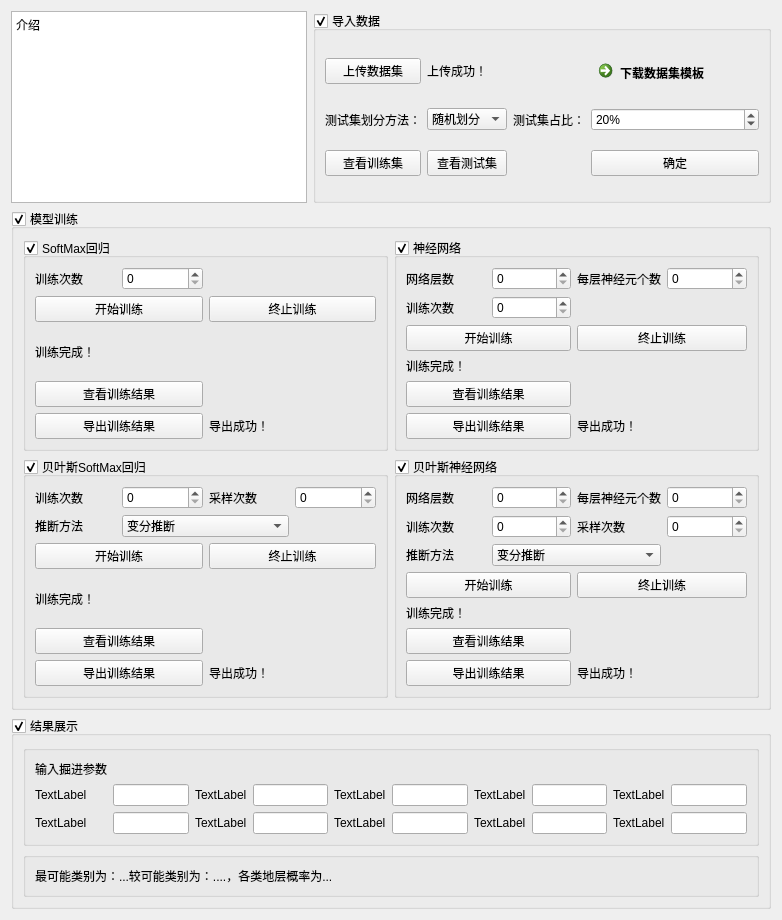
         <widget class="QWidget" name="scrollAreaWidgetContents">
          <property name="geometry">
           <rect>
            <x>0</x>
            <y>0</y>
            <width>782</width>
            <height>810</height>
           </rect>
          </property>
          <layout class="QGridLayout" name="gridLayout_38">
           <item row="0" column="0">
            <widget class="QTextBrowser" name="textBrowser">
             <property name="minimumSize">
              <size>
               <width>285</width>
               <height>192</height>
              </size>
             </property>
             <property name="html">
              <string>&lt;!DOCTYPE HTML PUBLIC &quot;-//W3C//DTD HTML 4.0//EN&quot; &quot;http://www.w3.org/TR/REC-html40/strict.dtd&quot;&gt;
&lt;html&gt;&lt;head&gt;&lt;meta name=&quot;qrichtext&quot; content=&quot;1&quot; /&gt;&lt;style type=&quot;text/css&quot;&gt;
p, li { white-space: pre-wrap; }
&lt;/style&gt;&lt;/head&gt;&lt;body style=&quot; font-family:'SimSun'; font-size:9pt; font-weight:400; font-style:normal;&quot;&gt;
&lt;p style=&quot; margin-top:0px; margin-bottom:0px; margin-left:0px; margin-right:0px; -qt-block-indent:0; text-indent:0px;&quot;&gt;介绍&lt;/p&gt;&lt;/body&gt;&lt;/html&gt;</string>
             </property>
            </widget>
           </item>
           <item row="0" column="1">
            <widget class="QGroupBox" name="groupBox">
             <property name="title">
              <string>导入数据</string>
             </property>
             <property name="checkable">
              <bool>true</bool>
             </property>
             <layout class="QGridLayout" name="gridLayout_2">
              <item row="7" column="4">
               <widget class="QPushButton" name="pushButton_3">
                <property name="text">
                 <string>确定</string>
                </property>
               </widget>
              </item>
              <item row="0" column="4">
               <widget class="QCommandLinkButton" name="commandLinkButton">
                <property name="font">
                 <font>
                  <family>Segoe UI</family>
                  <pointsize>9</pointsize>
                 </font>
                </property>
                <property name="text">
                 <string>下载数据集模板</string>
                </property>
               </widget>
              </item>
              <item row="7" column="0">
               <widget class="QPushButton" name="pushButton_2">
                <property name="text">
                 <string>查看训练集</string>
                </property>
               </widget>
              </item>
              <item row="0" column="0">
               <widget class="QPushButton" name="pushButton">
                <property name="text">
                 <string>上传数据集</string>
                </property>
               </widget>
              </item>
              <item row="0" column="1">
               <widget class="QLabel" name="label_5">
                <property name="text">
                 <string>上传成功！</string>
                </property>
               </widget>
              </item>
              <item row="7" column="1">
               <widget class="QPushButton" name="pushButton_4">
                <property name="text">
                 <string>查看测试集</string>
                </property>
               </widget>
              </item>
              <item row="2" column="0">
               <widget class="QLabel" name="label">
                <property name="text">
                 <string>测试集划分方法：</string>
                </property>
               </widget>
              </item>
              <item row="2" column="1">
               <widget class="QComboBox" name="comboBox">
                <item>
                 <property name="text">
                  <string>随机划分</string>
                 </property>
                </item>
                <item>
                 <property name="text">
                  <string>顺序划分</string>
                 </property>
                </item>
               </widget>
              </item>
              <item row="2" column="2">
               <widget class="QLabel" name="label_3">
                <property name="text">
                 <string>测试集占比：</string>
                </property>
               </widget>
              </item>
              <item row="2" column="4">
               <widget class="QSpinBox" name="spinBox">
                <property name="suffix">
                 <string>%</string>
                </property>
                <property name="value">
                 <number>20</number>
                </property>
               </widget>
              </item>
             </layout>
            </widget>
           </item>
           <item row="1" column="0" colspan="2">
            <widget class="QGroupBox" name="groupBox_2">
             <property name="title">
              <string>模型训练</string>
             </property>
             <property name="checkable">
              <bool>true</bool>
             </property>
             <layout class="QGridLayout" name="gridLayout_7">
              <item row="0" column="0">
               <widget class="QGroupBox" name="groupBox_7">
                <property name="title">
                 <string>SoftMax回归</string>
                </property>
                <property name="checkable">
                 <bool>true</bool>
                </property>
                <layout class="QGridLayout" name="gridLayout_3">
                 <item row="0" column="1">
                  <widget class="QSpinBox" name="spinBox_5">
                   <property name="suffix">
                    <string/>
                   </property>
                   <property name="maximum">
                    <number>100000</number>
                   </property>
                  </widget>
                 </item>
                 <item row="1" column="2" colspan="2">
                  <widget class="QPushButton" name="pushButton_12">
                   <property name="text">
                    <string>终止训练</string>
                   </property>
                  </widget>
                 </item>
                 <item row="4" column="0" colspan="2">
                  <widget class="QPushButton" name="pushButton_14">
                   <property name="text">
                    <string>导出训练结果</string>
                   </property>
                  </widget>
                 </item>
                 <item row="3" column="0" colspan="2">
                  <widget class="QPushButton" name="pushButton_13">
                   <property name="text">
                    <string>查看训练结果</string>
                   </property>
                  </widget>
                 </item>
                 <item row="2" column="0">
                  <widget class="QLabel" name="label_7">
                   <property name="text">
                    <string>训练完成！</string>
                   </property>
                  </widget>
                 </item>
                 <item row="4" column="2">
                  <widget class="QLabel" name="label_9">
                   <property name="text">
                    <string>导出成功！</string>
                   </property>
                  </widget>
                 </item>
                 <item row="1" column="0" colspan="2">
                  <widget class="QPushButton" name="pushButton_11">
                   <property name="text">
                    <string>开始训练</string>
                   </property>
                  </widget>
                 </item>
                 <item row="0" column="0">
                  <widget class="QLabel" name="label_13">
                   <property name="text">
                    <string>训练次数</string>
                   </property>
                  </widget>
                 </item>
                </layout>
               </widget>
              </item>
              <item row="1" column="0">
               <widget class="QGroupBox" name="groupBox_8">
                <property name="title">
                 <string>贝叶斯SoftMax回归</string>
                </property>
                <property name="checkable">
                 <bool>true</bool>
                </property>
                <layout class="QGridLayout" name="gridLayout_5">
                 <item row="5" column="2">
                  <widget class="QLabel" name="label_10">
                   <property name="text">
                    <string>导出成功！</string>
                   </property>
                  </widget>
                 </item>
                 <item row="1" column="0">
                  <widget class="QLabel" name="label_17">
                   <property name="text">
                    <string>推断方法</string>
                   </property>
                  </widget>
                 </item>
                 <item row="0" column="2">
                  <widget class="QLabel" name="label_26">
                   <property name="text">
                    <string>采样次数</string>
                   </property>
                  </widget>
                 </item>
                 <item row="0" column="1">
                  <widget class="QSpinBox" name="spinBox_8">
                   <property name="maximum">
                    <number>100000</number>
                   </property>
                  </widget>
                 </item>
                 <item row="2" column="0" colspan="2">
                  <widget class="QPushButton" name="pushButton_15">
                   <property name="text">
                    <string>开始训练</string>
                   </property>
                  </widget>
                 </item>
                 <item row="1" column="1" colspan="2">
                  <widget class="QComboBox" name="comboBox_3">
                   <item>
                    <property name="text">
                     <string>变分推断</string>
                    </property>
                   </item>
                   <item>
                    <property name="text">
                     <string>马尔可夫蒙特卡洛法</string>
                    </property>
                   </item>
                  </widget>
                 </item>
                 <item row="4" column="0" colspan="2">
                  <widget class="QPushButton" name="pushButton_17">
                   <property name="text">
                    <string>查看训练结果</string>
                   </property>
                  </widget>
                 </item>
                 <item row="3" column="0">
                  <widget class="QLabel" name="label_8">
                   <property name="text">
                    <string>训练完成！</string>
                   </property>
                  </widget>
                 </item>
                 <item row="0" column="3">
                  <widget class="QSpinBox" name="spinBox_14">
                   <property name="maximum">
                    <number>100000</number>
                   </property>
                  </widget>
                 </item>
                 <item row="0" column="0">
                  <widget class="QLabel" name="label_16">
                   <property name="text">
                    <string>训练次数</string>
                   </property>
                  </widget>
                 </item>
                 <item row="2" column="2" colspan="2">
                  <widget class="QPushButton" name="pushButton_16">
                   <property name="text">
                    <string>终止训练</string>
                   </property>
                  </widget>
                 </item>
                 <item row="5" column="0" colspan="2">
                  <widget class="QPushButton" name="pushButton_18">
                   <property name="text">
                    <string>导出训练结果</string>
                   </property>
                  </widget>
                 </item>
                </layout>
               </widget>
              </item>
              <item row="0" column="1">
               <widget class="QGroupBox" name="groupBox_10">
                <property name="title">
                 <string>神经网络</string>
                </property>
                <property name="checkable">
                 <bool>true</bool>
                </property>
                <layout class="QGridLayout" name="gridLayout_8">
                 <item row="2" column="2" colspan="2">
                  <widget class="QPushButton" name="pushButton_24">
                   <property name="text">
                    <string>终止训练</string>
                   </property>
                  </widget>
                 </item>
                 <item row="5" column="0" colspan="2">
                  <widget class="QPushButton" name="pushButton_26">
                   <property name="text">
                    <string>导出训练结果</string>
                   </property>
                  </widget>
                 </item>
                 <item row="5" column="2">
                  <widget class="QLabel" name="label_32">
                   <property name="text">
                    <string>导出成功！</string>
                   </property>
                  </widget>
                 </item>
                 <item row="0" column="2">
                  <widget class="QLabel" name="label_30">
                   <property name="text">
                    <string>每层神经元个数</string>
                   </property>
                  </widget>
                 </item>
                 <item row="1" column="0">
                  <widget class="QLabel" name="label_23">
                   <property name="text">
                    <string>训练次数</string>
                   </property>
                  </widget>
                 </item>
                 <item row="3" column="0">
                  <widget class="QLabel" name="label_24">
                   <property name="text">
                    <string>训练完成！</string>
                   </property>
                  </widget>
                 </item>
                 <item row="0" column="3">
                  <widget class="QSpinBox" name="spinBox_17">
                   <property name="maximum">
                    <number>10000</number>
                   </property>
                  </widget>
                 </item>
                 <item row="1" column="1">
                  <widget class="QSpinBox" name="spinBox_12">
                   <property name="maximum">
                    <number>100000</number>
                   </property>
                  </widget>
                 </item>
                 <item row="4" column="0" colspan="2">
                  <widget class="QPushButton" name="pushButton_25">
                   <property name="text">
                    <string>查看训练结果</string>
                   </property>
                  </widget>
                 </item>
                 <item row="0" column="0">
                  <widget class="QLabel" name="label_31">
                   <property name="text">
                    <string>网络层数</string>
                   </property>
                  </widget>
                 </item>
                 <item row="2" column="0" colspan="2">
                  <widget class="QPushButton" name="pushButton_23">
                   <property name="text">
                    <string>开始训练</string>
                   </property>
                  </widget>
                 </item>
                 <item row="0" column="1">
                  <widget class="QSpinBox" name="spinBox_18">
                   <property name="maximum">
                    <number>100</number>
                   </property>
                  </widget>
                 </item>
                </layout>
               </widget>
              </item>
              <item row="1" column="1">
               <widget class="QGroupBox" name="groupBox_9">
                <property name="title">
                 <string>贝叶斯神经网络</string>
                </property>
                <property name="checkable">
                 <bool>true</bool>
                </property>
                <layout class="QGridLayout" name="gridLayout_6">
                 <item row="1" column="2">
                  <widget class="QLabel" name="label_27">
                   <property name="text">
                    <string>采样次数</string>
                   </property>
                  </widget>
                 </item>
                 <item row="1" column="1">
                  <widget class="QSpinBox" name="spinBox_9">
                   <property name="maximum">
                    <number>100000</number>
                   </property>
                  </widget>
                 </item>
                 <item row="0" column="2">
                  <widget class="QLabel" name="label_20">
                   <property name="text">
                    <string>每层神经元个数</string>
                   </property>
                  </widget>
                 </item>
                 <item row="3" column="0" colspan="2">
                  <widget class="QPushButton" name="pushButton_19">
                   <property name="text">
                    <string>开始训练</string>
                   </property>
                  </widget>
                 </item>
                 <item row="2" column="0">
                  <widget class="QLabel" name="label_19">
                   <property name="text">
                    <string>推断方法</string>
                   </property>
                  </widget>
                 </item>
                 <item row="6" column="2">
                  <widget class="QLabel" name="label_22">
                   <property name="text">
                    <string>导出成功！</string>
                   </property>
                  </widget>
                 </item>
                 <item row="0" column="3">
                  <widget class="QSpinBox" name="spinBox_10">
                   <property name="maximum">
                    <number>10000</number>
                   </property>
                  </widget>
                 </item>
                 <item row="3" column="2" colspan="2">
                  <widget class="QPushButton" name="pushButton_20">
                   <property name="text">
                    <string>终止训练</string>
                   </property>
                  </widget>
                 </item>
                 <item row="4" column="0">
                  <widget class="QLabel" name="label_11">
                   <property name="text">
                    <string>训练完成！</string>
                   </property>
                  </widget>
                 </item>
                 <item row="0" column="1">
                  <widget class="QSpinBox" name="spinBox_11">
                   <property name="maximum">
                    <number>100</number>
                   </property>
                  </widget>
                 </item>
                 <item row="2" column="1" colspan="2">
                  <widget class="QComboBox" name="comboBox_4">
                   <item>
                    <property name="text">
                     <string>变分推断</string>
                    </property>
                   </item>
                   <item>
                    <property name="text">
                     <string>马尔可夫蒙特卡洛法</string>
                    </property>
                   </item>
                  </widget>
                 </item>
                 <item row="6" column="0" colspan="2">
                  <widget class="QPushButton" name="pushButton_22">
                   <property name="text">
                    <string>导出训练结果</string>
                   </property>
                  </widget>
                 </item>
                 <item row="0" column="0">
                  <widget class="QLabel" name="label_21">
                   <property name="text">
                    <string>网络层数</string>
                   </property>
                  </widget>
                 </item>
                 <item row="1" column="0">
                  <widget class="QLabel" name="label_18">
                   <property name="text">
                    <string>训练次数</string>
                   </property>
                  </widget>
                 </item>
                 <item row="1" column="3">
                  <widget class="QSpinBox" name="spinBox_15">
                   <property name="maximum">
                    <number>100000</number>
                   </property>
                  </widget>
                 </item>
                 <item row="5" column="0" colspan="2">
                  <widget class="QPushButton" name="pushButton_21">
                   <property name="text">
                    <string>查看训练结果</string>
                   </property>
                  </widget>
                 </item>
                </layout>
               </widget>
              </item>
             </layout>
            </widget>
           </item>
           <item row="2" column="0" colspan="2">
            <widget class="QGroupBox" name="groupBox_3">
             <property name="title">
              <string>结果展示</string>
             </property>
             <property name="flat">
              <bool>false</bool>
             </property>
             <property name="checkable">
              <bool>true</bool>
             </property>
             <layout class="QVBoxLayout" name="verticalLayout">
              <item>
               <widget class="QGroupBox" name="groupBox_4">
                <property name="title">
                 <string/>
                </property>
                <property name="flat">
                 <bool>false</bool>
                </property>
                <property name="checkable">
                 <bool>false</bool>
                </property>
                <layout class="QGridLayout" name="gridLayout_9">
                 <item row="2" column="5">
                  <widget class="QLineEdit" name="lineEdit_7"/>
                 </item>
                 <item row="2" column="1">
                  <widget class="QLineEdit" name="lineEdit_6"/>
                 </item>
                 <item row="1" column="7">
                  <widget class="QLineEdit" name="lineEdit_4"/>
                 </item>
                 <item row="2" column="3">
                  <widget class="QLineEdit" name="lineEdit_9"/>
                 </item>
                 <item row="1" column="3">
                  <widget class="QLineEdit" name="lineEdit_3"/>
                 </item>
                 <item row="2" column="9">
                  <widget class="QLineEdit" name="lineEdit_8"/>
                 </item>
                 <item row="1" column="1">
                  <widget class="QLineEdit" name="lineEdit"/>
                 </item>
                 <item row="0" column="0">
                  <widget class="QLabel" name="label_6">
                   <property name="text">
                    <string>输入掘进参数</string>
                   </property>
                  </widget>
                 </item>
                 <item row="1" column="9">
                  <widget class="QLineEdit" name="lineEdit_5"/>
                 </item>
                 <item row="1" column="0">
                  <widget class="QLabel" name="label_12">
                   <property name="text">
                    <string>TextLabel</string>
                   </property>
                  </widget>
                 </item>
                 <item row="2" column="7">
                  <widget class="QLineEdit" name="lineEdit_10"/>
                 </item>
                 <item row="1" column="5">
                  <widget class="QLineEdit" name="lineEdit_2"/>
                 </item>
                 <item row="1" column="2">
                  <widget class="QLabel" name="label_14">
                   <property name="text">
                    <string>TextLabel</string>
                   </property>
                  </widget>
                 </item>
                 <item row="1" column="4">
                  <widget class="QLabel" name="label_15">
                   <property name="text">
                    <string>TextLabel</string>
                   </property>
                  </widget>
                 </item>
                 <item row="1" column="6">
                  <widget class="QLabel" name="label_25">
                   <property name="text">
                    <string>TextLabel</string>
                   </property>
                  </widget>
                 </item>
                 <item row="1" column="8">
                  <widget class="QLabel" name="label_28">
                   <property name="text">
                    <string>TextLabel</string>
                   </property>
                  </widget>
                 </item>
                 <item row="2" column="0">
                  <widget class="QLabel" name="label_29">
                   <property name="text">
                    <string>TextLabel</string>
                   </property>
                  </widget>
                 </item>
                 <item row="2" column="2">
                  <widget class="QLabel" name="label_33">
                   <property name="text">
                    <string>TextLabel</string>
                   </property>
                  </widget>
                 </item>
                 <item row="2" column="4">
                  <widget class="QLabel" name="label_34">
                   <property name="text">
                    <string>TextLabel</string>
                   </property>
                  </widget>
                 </item>
                 <item row="2" column="6">
                  <widget class="QLabel" name="label_35">
                   <property name="text">
                    <string>TextLabel</string>
                   </property>
                  </widget>
                 </item>
                 <item row="2" column="8">
                  <widget class="QLabel" name="label_36">
                   <property name="text">
                    <string>TextLabel</string>
                   </property>
                  </widget>
                 </item>
                </layout>
               </widget>
              </item>
              <item>
               <widget class="QGroupBox" name="groupBox_6">
                <property name="title">
                 <string/>
                </property>
                <property name="flat">
                 <bool>false</bool>
                </property>
                <property name="checkable">
                 <bool>false</bool>
                </property>
                <layout class="QGridLayout" name="gridLayout_33">
                 <item row="0" column="0">
                  <widget class="QLabel" name="label_2">
                   <property name="text">
                    <string>最可能类别为：...较可能类别为：....，各类地层概率为...</string>
                   </property>
                  </widget>
                 </item>
                </layout>
               </widget>
              </item>
             </layout>
            </widget>
           </item>
          </layout>
         </widget>
